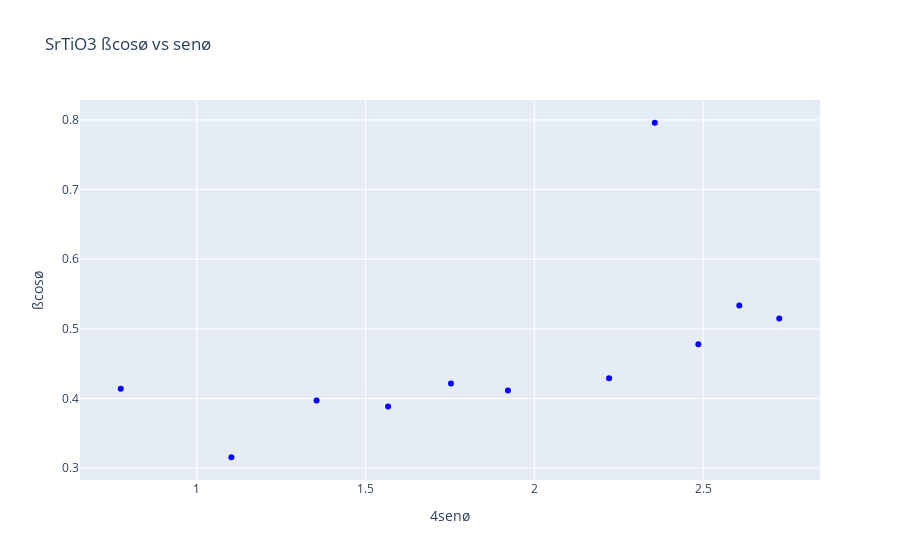

Source (notebook cell):
### Markdown cell above
## Se grafíca  $\beta cos\theta$  vs  $sen\theta$

### Code cell
# Add a scatter plot of the list values
# Create a Plotly figure
fig = go.Figure()
fig.add_trace(go.Scatter(x=sen_angulos_plot, y=cos_angulos_plot, mode='markers', marker=dict(color='blue')))

# Update layout if needed (e.g., title, axis labels)
fig.update_layout(title='SrTiO3 ßcosø vs senø', xaxis_title='4senø', yaxis_title='ßcosø')

# Show the plot
fig.show()

### Figure 1 — Plotly figure (JSON) as saved in the notebook; plotly's stock layout.template omitted (floating-point values rounded to 4 significant figures)
{"data": [{"marker": {"color": "blue"}, "mode": "markers", "type": "scatter", "x": [0.7748, 1.103, 1.355, 1.567, 1.753, 1.922, 2.221, 2.357, 2.486, 2.607, 2.725], "y": [0.4142, 0.3157, 0.3972, 0.3885, 0.4217, 0.4114, 0.4291, 0.7959, 0.4778, 0.5336, 0.5151]}], "layout": {"autosize": true, "title": {"text": "SrTiO3 ßcosø vs senø"}, "xaxis": {"autorange": true, "range": [0.6569, 2.843], "title": {"text": "4senø"}, "type": "linear"}, "yaxis": {"autorange": true, "range": [0.276, 0.8356], "title": {"text": "ßcosø"}, "type": "linear"}}}
